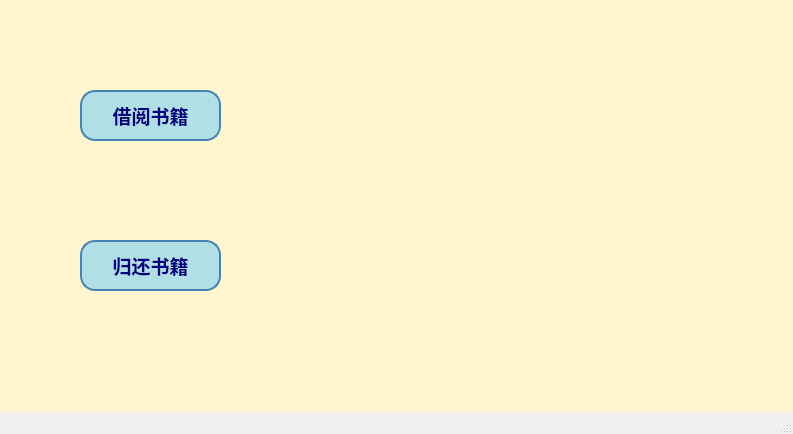
<?xml version="1.0" encoding="UTF-8"?>
<ui version="4.0">
 <class>MainWindow</class>
 <widget class="QMainWindow" name="MainWindow">
  <property name="geometry">
   <rect>
    <x>0</x>
    <y>0</y>
    <width>793</width>
    <height>434</height>
   </rect>
  </property>
  <property name="windowTitle">
   <string>用户大厅</string>
  </property>
  <widget class="QWidget" name="centralwidget">
   <property name="styleSheet">
    <string notr="true">
background-color: rgb(255, 245, 207);</string>
   </property>
   <widget class="QWidget" name="widget" native="true">
    <property name="geometry">
     <rect>
      <x>340</x>
      <y>50</y>
      <width>400</width>
      <height>300</height>
     </rect>
    </property>
    <property name="styleSheet">
     <string notr="true">background-image: url(../images/3.png);</string>
    </property>
   </widget>
   <widget class="QPushButton" name="pushButton_2">
    <property name="geometry">
     <rect>
      <x>80</x>
      <y>90</y>
      <width>141</width>
      <height>51</height>
     </rect>
    </property>
    <property name="styleSheet">
     <string notr="true">
      QPushButton {
          background-color: #b0e0e6; /* 按钮背景颜色 - 淡蓝色 */
          color: #000080;
          font-size: 14pt;
          font-weight: bold;
          border: 2px solid #4682b4;
          border-radius: 15px; /* 圆角效果 */
      }
      QPushButton:hover {
          background-color: #87cefa; /* 悬停时颜色 - 亮蓝色 */
          color: #ffffff;
      }
      QPushButton:pressed {
          background-color: #6495ed; /* 按下时颜色 - 深蓝色 */
      }
     </string>
    </property>
    <property name="text">
     <string>借阅书籍</string>
    </property>
   </widget>
   <widget class="QPushButton" name="pushButton_3">
    <property name="geometry">
     <rect>
      <x>80</x>
      <y>240</y>
      <width>141</width>
      <height>51</height>
     </rect>
    </property>
    <property name="styleSheet">
     <string notr="true">
      QPushButton {
          background-color: #b0e0e6; /* 按钮背景颜色 - 淡蓝色 */
          color: #000080;
          font-size: 14pt;
          font-weight: bold;
          border: 2px solid #4682b4;
          border-radius: 15px; /* 圆角效果 */
      }
      QPushButton:hover {
          background-color: #87cefa; /* 悬停时颜色 - 亮蓝色 */
          color: #ffffff;
      }
      QPushButton:pressed {
          background-color: #6495ed; /* 按下时颜色 - 深蓝色 */
      }
     </string>
    </property>
    <property name="text">
     <string>归还书籍</string>
    </property>
   </widget>
  </widget>
  <widget class="QStatusBar" name="statusbar"/>
 </widget>
 <resources/>
 <connections/>
</ui>
